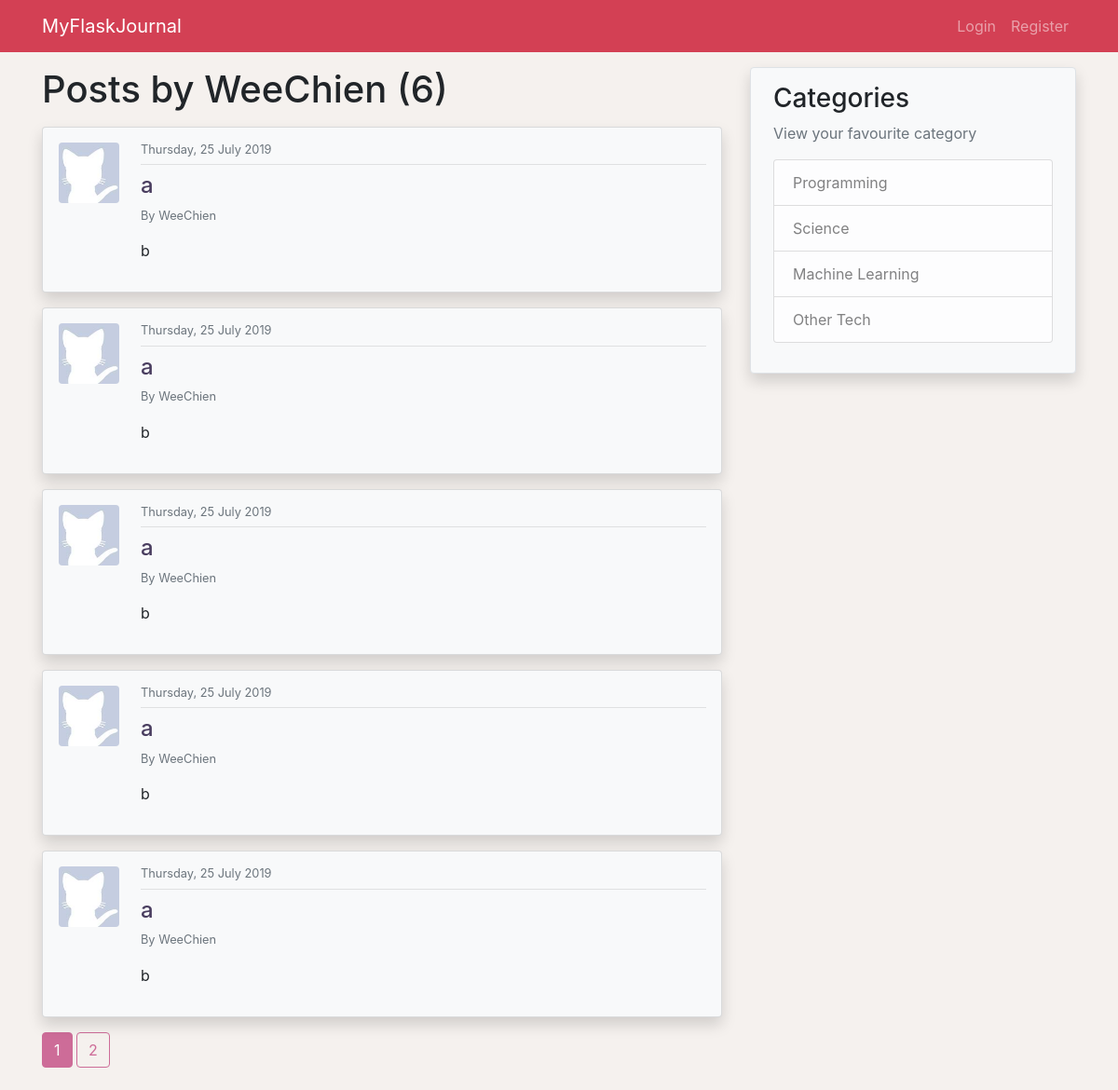
Page /user/WeeChien on the committed database.
### application/models.py (models this page shows, shortened)
class User(db.Model, UserMixin):
    id = db.Column(db.Integer, primary_key=True)
    username = db.Column(db.String(20), unique=True, nullable=False)
    email = db.Column(db.String(120), unique=True, nullable=False)
    image_file = db.Column(db.String(20), nullable=False,
                           default='default.jpg')
    password = db.Column(db.String(60), nullable=False)
    posts = db.relationship('Post', backref='author', lazy=True)

class Post(db.Model):
    id = db.Column(db.Integer, primary_key=True)
    title = db.Column(db.String(100), nullable=False)
    date_posted = db.Column(db.DateTime, nullable=False,
                            default=datetime.utcnow)
    content = db.Column(db.Text, nullable=False)
    category = db.Column(db.String(100), nullable=False)
    user_id = db.Column(db.Integer, db.ForeignKey('user.id'), nullable=False)

### application/users/routes.py (the view)
@users.route('/user/<string:username>')
def user_posts(username):
    page = request.args.get('page', 1, type=int)
    user = User.query.filter_by(username=username).first_or_404()
    posts = Post.query\
        .filter_by(author=user)\
        .order_by(Post.date_posted.desc())\
        .paginate(page=page, per_page=5)
    return render_template('user_posts.html', posts=posts, user=user)

### application/templates/user_posts.html
{% extends 'layout.html' %}
{% block content %}
    <h1 class="mb-3">Posts by {{ user.username }} ({{ posts.total }})</h1>
    {% for post in posts.items %}
        <div class="card mb-3 p-3 shadow bg-light">
            <div class="row">
                <div class="ml-3 mb-3 pr-2">
                    <img src="{{ url_for('static', filename='profile_pics/' + post.author.image_file) }}" class="post-img rounded mx-md-auto d-block">
                </div>
                <div class="col">
                    <h6 class="mb-2 text-muted small">{{ post.date_posted.strftime('%A, %d %B %Y')}}</h6>
                    <hr class="my-2">
                    <h4 class="post-title">
                        <a class="clean-a" href="{{ url_for('posts.post', post_id=post.id) }}">{{ post.title }}</a>
                    </h4>
                    <div class="text-muted small mb-3">
                        <a class="clean-a" href="{{ url_for('users.user_posts', username=post.author.username) }}">By {{ post.author.username }}</a>
                    </div>
                    <p class="post-content">{{ post.content }}</p>
                </div>
            </div>
        </div>
    {% endfor %}
    {% for page_num in posts.iter_pages(left_edge=1, right_edge=1, left_current=1, right_current=2) %}
        {% if page_num %}
            {% if page_num == posts.page %}
                <a href="{{ url_for('users.user_posts', username=user.username, page=page_num) }}" class="btn btn-info mb-4">{{ page_num }}</a>
            {% else %}
                <a href="{{ url_for('users.user_posts', username=user.username, page=page_num) }}" class="btn btn-outline-info mb-4">{{ page_num }}</a>
            {% endif %}
        {% else %}
            ...
        {% endif %}
    {% endfor %}
{% endblock %}

### application/static/style.css (style rules this page uses)
body { background-color: #F5F1EE; }
.post-img { height: 65px; width: 65px; }
.post-title { color: #493D5F; }
.post-content { white-space: pre-line; }
.clean-a { color: inherit; }
.btn-outline-info { color: #CD6C98; border-color: #CD6C98; }
.btn-info { background-color: #CD6C98; border-color: #CD6C98; }

### rows in the picture
User: username "WeeChien"
Post: image_file (placeholder picture), date_posted "Thursday, 25 July 2019", title "a", author.username "WeeChien", content "b"
Post: image_file (placeholder picture), date_posted "Thursday, 25 July 2019", title "a", author.username "WeeChien", content "b"
Post: image_file (placeholder picture), date_posted "Thursday, 25 July 2019", title "a", author.username "WeeChien", content "b"
Post: image_file (placeholder picture), date_posted "Thursday, 25 July 2019", title "a", author.username "WeeChien", content "b"
Post: image_file (placeholder picture), date_posted "Thursday, 25 July 2019", title "a", author.username "WeeChien", content "b"

### other values in the picture
{{ posts.total }} "6"
{{ page_num }} "1"
{{ page_num }} "2"
